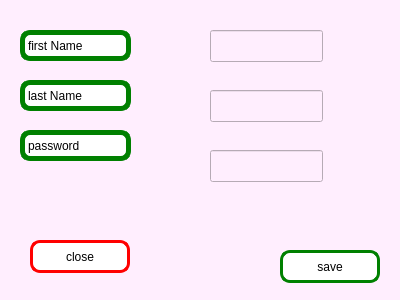
<?xml version="1.0" encoding="UTF-8"?>
<ui version="4.0">
 <class>EditAdminWindow</class>
 <widget class="QDialog" name="EditAdminWindow">
  <property name="geometry">
   <rect>
    <x>0</x>
    <y>0</y>
    <width>400</width>
    <height>300</height>
   </rect>
  </property>
  <property name="windowTitle">
   <string>Dialog</string>
  </property>
  <property name="styleSheet">
   <string notr="true">background-color: rgb(255, 238, 254);
color: rgb(0, 0, 0);</string>
  </property>
  <widget class="QLabel" name="label_2">
   <property name="geometry">
    <rect>
     <x>20</x>
     <y>80</y>
     <width>111</width>
     <height>31</height>
    </rect>
   </property>
   <property name="styleSheet">
    <string notr="true">border:5px solid green;
font: 10pt &quot;Segoe UI&quot;;
background: rgb(255, 255, 255);
color: rgb(0, 0, 0);
gridline-color: rgb(0, 0, 0);
border-radius:10px;</string>
   </property>
   <property name="text">
    <string>last Name</string>
   </property>
  </widget>
  <widget class="QLabel" name="label_3">
   <property name="geometry">
    <rect>
     <x>20</x>
     <y>130</y>
     <width>111</width>
     <height>31</height>
    </rect>
   </property>
   <property name="styleSheet">
    <string notr="true">border:5px solid green;
font: 10pt &quot;Segoe UI&quot;;
background: rgb(255, 255, 255);
color: rgb(0, 0, 0);
gridline-color: rgb(0, 0, 0);
border-radius:10px;</string>
   </property>
   <property name="text">
    <string>password</string>
   </property>
  </widget>
  <widget class="QLabel" name="label">
   <property name="geometry">
    <rect>
     <x>20</x>
     <y>30</y>
     <width>111</width>
     <height>31</height>
    </rect>
   </property>
   <property name="styleSheet">
    <string notr="true">border:5px solid green;
font: 10pt &quot;Segoe UI&quot;;
background: rgb(255, 255, 255);
color: rgb(0, 0, 0);
gridline-color: rgb(0, 0, 0);
border-radius:10px;</string>
   </property>
   <property name="text">
    <string>first Name</string>
   </property>
  </widget>
  <widget class="QPushButton" name="saveButton">
   <property name="geometry">
    <rect>
     <x>280</x>
     <y>250</y>
     <width>100</width>
     <height>33</height>
    </rect>
   </property>
   <property name="styleSheet">
    <string notr="true">border:3px solid green;
font: 10pt &quot;Segoe UI&quot;;
background: rgb(255, 255, 255);
color: rgb(0, 0, 0);
gridline-color: rgb(0, 0, 0);
border-radius:10px;</string>
   </property>
   <property name="text">
    <string>save</string>
   </property>
  </widget>
  <widget class="QLineEdit" name="passwordEdit">
   <property name="geometry">
    <rect>
     <x>210</x>
     <y>150</y>
     <width>113</width>
     <height>32</height>
    </rect>
   </property>
  </widget>
  <widget class="QLineEdit" name="lastNameEdit">
   <property name="geometry">
    <rect>
     <x>210</x>
     <y>90</y>
     <width>113</width>
     <height>32</height>
    </rect>
   </property>
  </widget>
  <widget class="QLineEdit" name="firstNameEdit">
   <property name="geometry">
    <rect>
     <x>210</x>
     <y>30</y>
     <width>113</width>
     <height>32</height>
    </rect>
   </property>
  </widget>
  <widget class="QPushButton" name="closeButton">
   <property name="geometry">
    <rect>
     <x>30</x>
     <y>240</y>
     <width>100</width>
     <height>33</height>
    </rect>
   </property>
   <property name="styleSheet">
    <string notr="true">border:3px solid red;
font: 10pt &quot;Segoe UI&quot;;
background: rgb(255, 255, 255);
color: rgb(0, 0, 0);
gridline-color: rgb(0, 0, 0);
border-radius:10px;
</string>
   </property>
   <property name="text">
    <string>close</string>
   </property>
  </widget>
 </widget>
 <resources/>
 <connections/>
</ui>
